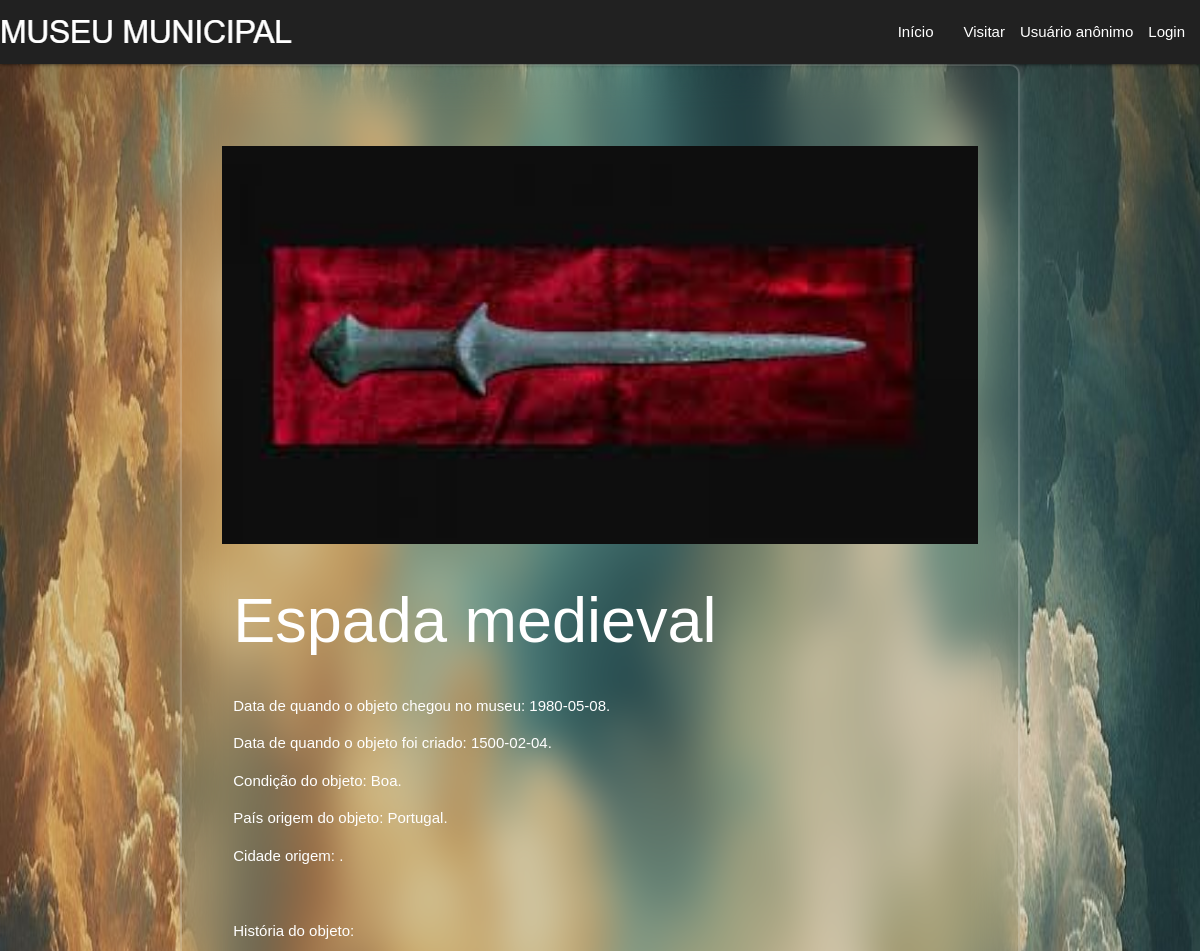
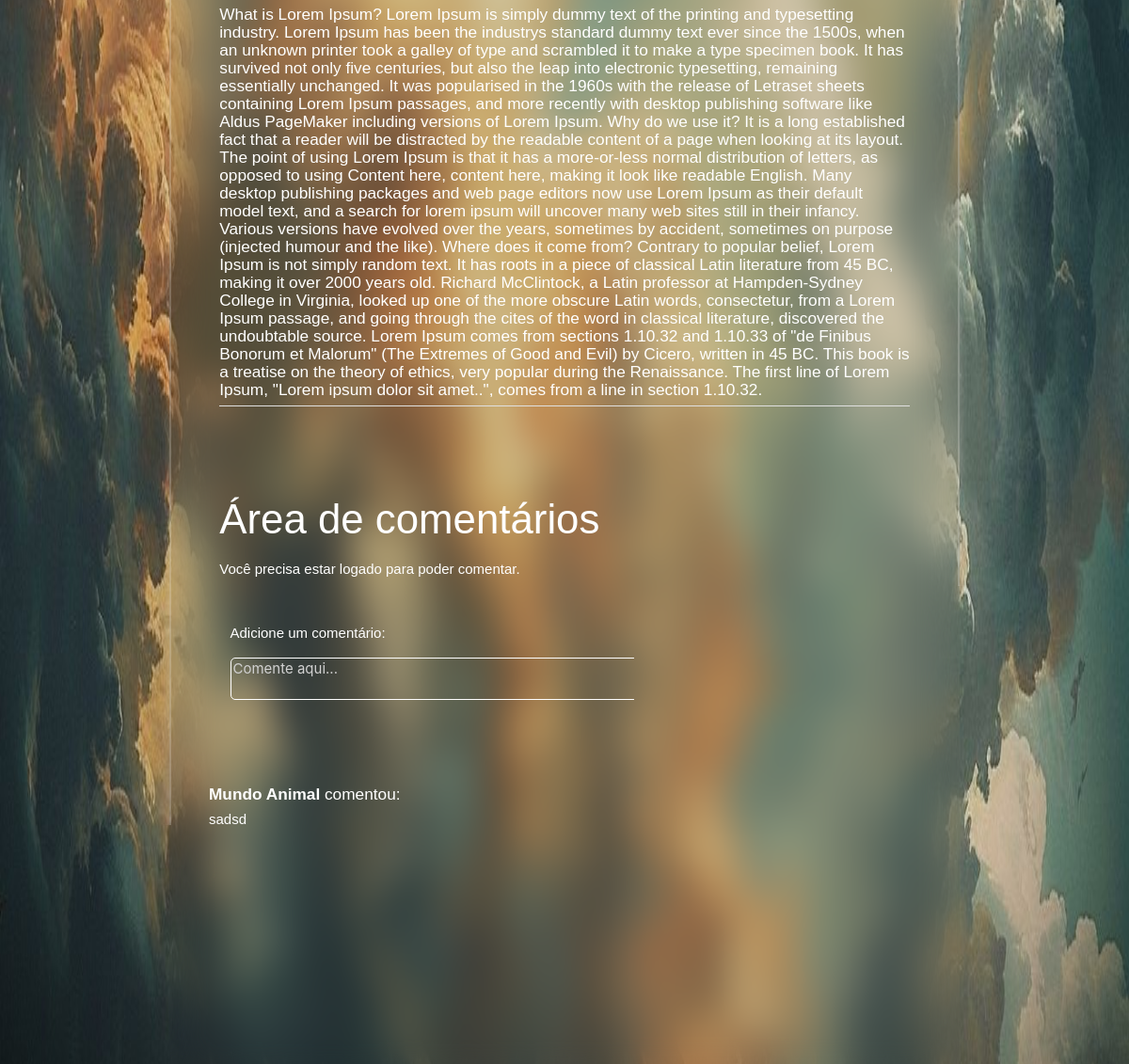
Page /form_obj.php?id_obj=12 on the committed database (2 pictures, top to bottom).
### tables this page shows
CREATE TABLE IF NOT EXISTS `objeto` (
  `id_obj` int NOT NULL AUTO_INCREMENT,
  `nome` varchar(255) NOT NULL,
  `data_criacao` date NOT NULL,
  `data_chegada` date NOT NULL,
  `condicao` varchar(255) NOT NULL,
  `historia` text NOT NULL,
  `arquivo` varchar(255) NOT NULL,
  `pais_origem` varchar(255) NOT NULL,
  `cidade_origem` varchar(255) NOT NULL,
  PRIMARY KEY (`id_obj`)
);

CREATE TABLE IF NOT EXISTS `comentarios` (
  `id_com` int NOT NULL AUTO_INCREMENT,
  `id_usuario` int DEFAULT NULL,
  `id_obj` int DEFAULT NULL,
  `comentario` varchar(255) DEFAULT NULL,
  `nome` varchar(255) NOT NULL,
  PRIMARY KEY (`id_com`),
  KEY `fk_c_id_usuario` (`id_usuario`),
  KEY `fk_c_id_obj` (`id_obj`)
);

### form_obj.php (the view, shortened to what this page needs)
<?php
$conexao = conectar();
$id_obj = $_GET['id_obj'];
$sql = "SELECT * FROM objeto WHERE id_obj = $id_obj";
$resultado = mysqli_query($conexao, $sql);
$objeto = mysqli_fetch_assoc($resultado);
?>
<!DOCTYPE html>
<html lang="en">
<head>
    <link rel="stylesheet" href="css/styles.css">
    <link type="text/css" rel="stylesheet" href="css/materialize.min.css" media="screen,projection" />
</head>
<body>
    <?php include_once "header.php"; ?>
    <main class="container wrapper">
        <div class="row">
            <img class="" src="css/imagens_obj/<?php echo $objeto['arquivo']; ?>">
            <div class="col s12">
                <h1 name="nome"> <?php echo $objeto['nome'] ?> </h1>
            </div>
            <div class="col s12">
                <p class="white-text" name="data_chegada"> Data de quando o objeto chegou no museu: <?php echo $objeto['data_chegada'] ?>. </p>
                <p class="white-text" name="data_criacao"> Data de quando o objeto foi criado: <?php echo $objeto['data_criacao'] ?>. </p>
                <p class="white-text" name="condicao"> Condição do objeto: <?php echo $objeto['condicao'] ?>. </p>
                <p class="white-text" name="pais_origem"> País origem do objeto: <?php echo $objeto['pais_origem'] ?>. </p>
                <p class="white-text" name="cidade_origem"> Cidade origem: <?php echo $objeto['cidade_origem'] ?>. </p>
                <br>
                <p class="white-text"> História do objeto: </p>
                <h6 class="white-text" name="historia"> <?php echo $objeto['historia'] ?> </h6>
                <div class="divider"> </div>
            </div>
            <div class="col s12">
                <form action="cad_comentario.php" method="post">
                    <br><br><br>
                    <h3>Área de comentários</h3>
                    <?php
                    if (!(isset($_SESSION['id_usuario']))) {
                        echo "<p>Você precisa estar logado para poder comentar.</p>";
                    } else {
                        echo "";
                    }
                    ?>
                    <div class="input-field col s12">
                        <p class="white-text">Adicione um comentário:</p>
                        <textarea class="text-a white-text" name="comentario" placeholder="Comente aqui..."></textarea>
                        <span class="helper-text" data-error="Campo com preenchimento obrigatório."></span>
                    </div>
                    <div class="col s12">
                        <p class="bott">
                            <button class="btn waves-effect waves-light #fafafa grey lighten-5 right black-text" type="submit">Comentar</button>
                        </p>
                    </div>
                </form>
            </div>
            <?php
            $sql_coment = "SELECT * FROM comentarios";
            $resultado_coment = mysqli_query($conexao, $sql_coment);
            while ($linha = mysqli_fetch_assoc($resultado_coment)) {
                if ($id_obj == $linha['id_obj']) {
                    echo "<h6><b>" . $linha['nome'] . "</b> comentou:</h6>" . $linha['comentario'] . "<br><br>";
                        ?>
                        <?php
            }
        }
        ?>
        </div>
        <br><br>
        <div class="col s12">
            <p class="bott">
                <button class="btn waves-effect waves-light red darken-4" type="submit"><a class="white-text" href="form_museu.php">Ver mais objetos</a></button>
            </p>
        </div>
    </main>
</body>
</html>

### css/styles.css (style rules this page uses)
* { box-sizing: border-box; }
body { margin: 0; font-family: sans-serif; background: url('imagens/index1.jpg') no-repeat; background-size: 100% 100%; height: 100vh; background-attachment: fixed; }
.wrapper { width: 420px; background: transparent; border: 2px solid rgba(255, 255, 255, .2); backdrop-filter: blur(20px); box-shadow: 0 0 10px rgba(255, 255, 255, .2); color: #fff; border-radius: 10px; padding: 30px 40px; }

### form_obj.php (style rules this page uses)
.row { margin-top: 50px; }
main.container img { width: 100%; height: auto; display: block; }
.text-a { border: 1px solid white; border-radius: 5px; }

### rows in the picture
objeto: arquivo (picture), nome "Espada medieval", data_chegada "1980-05-08", data_criacao "1500-02-04", condicao "Boa", pais_origem "Portugal", historia "What is Lorem Ipsum? Lorem Ipsum is simply dummy text of the printing and typesetting industry. Lorem Ipsum has been the industrys standard dummy text ever since the 1500s, when an unknown printer took a galley of type and scrambled it to make a type specimen book. It has survived not only five centuries, but also the leap into electronic typesetting, remaining essentially unchanged. It was popularised in the 1960s with the release of Letraset sheets containing Lorem Ipsum passages, and more recently with desktop publishing software like Aldus PageMaker including versions of Lorem Ipsum. Why do we use it? It is a long established fact that a reader will be distracted by the readable content…"
comentarios: nome "Mundo Animal", comentario "sadsd"
